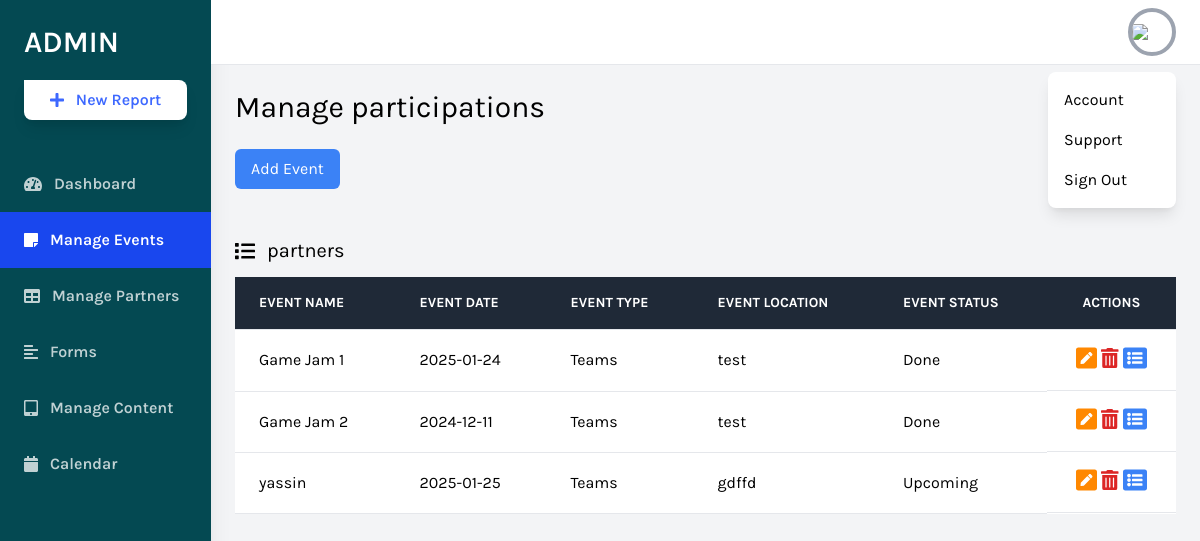
/daskboard/events.php (signed in), run on an earlier commit of the app's database.
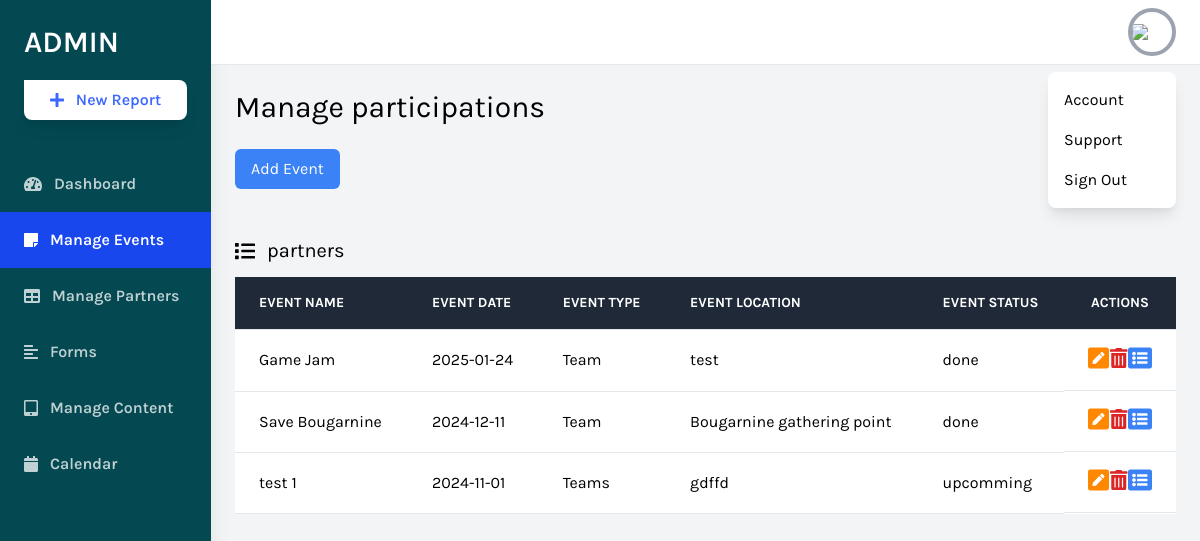
And on a later commit of the database.
### tables this page shows
CREATE TABLE `evenements` (
  `IDevent` int(11) NOT NULL,
  `Nom` varchar(20) NOT NULL,
  `Description` varchar(1000) NOT NULL,
  `Location` varchar(100) NOT NULL,
  `Date` date NOT NULL,
  `startTime` time NOT NULL,
  `endTime` time NOT NULL,
  `eventType` varchar(20) NOT NULL,
  `Status` varchar(20) NOT NULL,
  `eventImage` varchar(20) NOT NULL,
  `trash` float NOT NULL,
  `Googlemaps` text NOT NULL
  );

### daskboard/events.php (the view, shortened to what the changed rows need)
<?php
include "conn.php";
$req = "select * from evenements";
$res = mysqli_query($conn, $req);
if(isset($_SESSION['Nom']) && isset($_SESSION['id'])){
?>
<!DOCTYPE html>
<html lang="en">
<head>
    <link rel="stylesheet" href="https://cdnjs.cloudflare.com/ajax/libs/font-awesome/4.7.0/css/font-awesome.min.css">
    <link href="https://cdnjs.cloudflare.com/ajax/libs/tailwindcss/2.2.19/tailwind.min.css" rel="stylesheet">
</head>
<body class="bg-gray-100 font-family-karla flex">
    <div class="relative w-full flex flex-col h-screen overflow-y-hidden">
        <div class="w-full h-screen overflow-x-hidden border-t flex flex-col">
            <main class="w-full flex-grow p-6">
                <h1 class="text-3xl text-black pb-6">Manage participations</h1>
                <div class="w-full mt-12">
                    <div class="bg-white overflow-auto">
                        <table class="text-left w-full border-collapse">
                            <thead>
                                <tr class="bg-gray-800 text-white">
                                    <th
                                        class="py-4 px-6 bg-grey-lightest font-bold uppercase text-sm text-grey-dark border-b border-grey-light">
                                        Event Name</th>
                                    <th
                                        class="py-4 px-6 bg-grey-lightest font-bold uppercase text-sm text-grey-dark border-b border-grey-light">
                                        Event Date</th>
                                    <th
                                        class="py-4 px-6 bg-grey-lightest font-bold uppercase text-sm text-grey-dark border-b border-grey-light">
                                        Event Type</th>
                                    <th
                                        class="py-4 px-6 bg-grey-lightest font-bold uppercase text-sm text-grey-dark border-b border-grey-light">
                                        Event Location</th>
                                    <th
                                        class="py-4 px-6 bg-grey-lightest font-bold uppercase text-sm text-grey-dark border-b border-grey-light">
                                        Event Status</th>
                                    <th
                                        class="text-center py-4 px-6 bg-grey-lightest font-bold uppercase text-sm text-grey-dark border-b border-grey-light">
                                        Actions</th>
                                </tr>
                            </thead>
                            <tbody>
                                <tr class="hover:bg-grey-lighter">
                                    <?php
                                    if(mysqli_num_rows($res)) {
                                        while($row = mysqli_fetch_assoc($res)) {
                                            echo "<td class='py-4 px-6 border-b border-grey-light'>" .$row['Nom'] ."</td>";
                                            echo "<td class='py-4 px-6 border-b border-grey-light'>" .$row['Date'] ."</td>";
                                            echo "<td class='py-4 px-6 border-b border-grey-light'>" .$row['eventType'] ."</td>";
                                            echo "<td class='py-4 px-6 border-b border-grey-light'>" .$row['Location'] ."</td>";
                                            echo "<td class='py-4 px-6 border-b border-grey-light'>" .$row['Status'] ."</td>";
                                            echo "<td class='py-4 px-6 border-b border-grey-light flex items-center justify-evenly'>
                                            <a href='editEvent.php?eventID=".$row['IDevent']."'>
                                            <i class='fas fa-pen-square text-2xl'
                                                style='color: rgb(255, 136, 0);'></i></a>
                                        <a href='deteleEvent.php?eventID=".$row['IDevent']."'>
                                            <i class='fas fa-trash-alt text-xl text-red-600' aria-hidden='true'></i></a>
                                        <a href='participants.php?eventID=".$row['IDevent']."'>
                                            <i class='fas fa-list-alt text-2xl text-blue-500' aria-hidden='true'></i>
                                        </a>
                                    </td>
                                </tr>";
                                        }
                                    }
                                    ?>
                            </tbody>
                        </table>
                    </div>
            </main>
        </div>
    </div>
</body>
</html>
<?php
}else{
    header("location: login.html");
}
?>

What changed in the data, as far as the page shows it:
changed evenements "test": Nom "Game Jam 1" → "Game Jam"; eventType "Teams" → "Team"; Status "Done" → "done"
changed evenements: Nom "Game Jam 2" → "Save Bougarnine"; eventType "Teams" → "Team"; Location "test" → "Bougarnine gathering point"; Status "Done" → "done"
changed evenements "Teams": Nom "yassin" → "test 1"; Date "2025-01-25" → "2024-11-01"; Status "Upcoming" → "upcomming"
